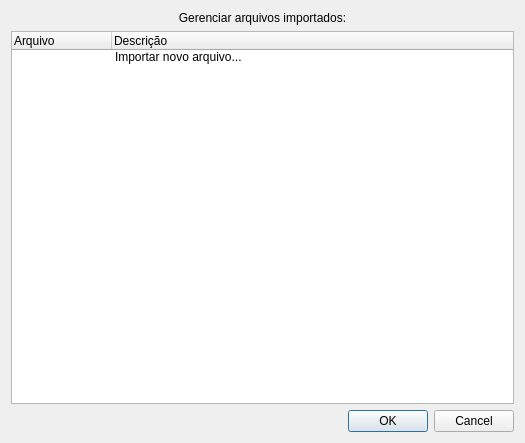
<?xml version="1.0" encoding="UTF-8"?>
<ui version="4.0">
 <class>EditImportedFilesDialog</class>
 <widget class="QDialog" name="EditImportedFilesDialog">
  <property name="geometry">
   <rect>
    <x>0</x>
    <y>0</y>
    <width>525</width>
    <height>443</height>
   </rect>
  </property>
  <property name="windowTitle">
   <string>Dialog</string>
  </property>
  <layout class="QVBoxLayout" name="verticalLayout">
   <item>
    <widget class="QLabel" name="editImportedFilesLabel">
     <property name="text">
      <string>Gerenciar arquivos importados:</string>
     </property>
     <property name="alignment">
      <set>Qt::AlignCenter</set>
     </property>
    </widget>
   </item>
   <item>
    <widget class="QTreeWidget" name="filesTree">
     <column>
      <property name="text">
       <string>Arquivo</string>
      </property>
     </column>
     <column>
      <property name="text">
       <string>Descrição</string>
      </property>
     </column>
     <item>
      <property name="text">
       <string/>
      </property>
      <property name="text">
       <string>Importar novo arquivo...</string>
      </property>
     </item>
    </widget>
   </item>
   <item>
    <widget class="QDialogButtonBox" name="buttonBox">
     <property name="orientation">
      <enum>Qt::Horizontal</enum>
     </property>
     <property name="standardButtons">
      <set>QDialogButtonBox::Cancel|QDialogButtonBox::Ok</set>
     </property>
    </widget>
   </item>
  </layout>
 </widget>
 <resources/>
 <connections>
  <connection>
   <sender>buttonBox</sender>
   <signal>accepted()</signal>
   <receiver>EditImportedFilesDialog</receiver>
   <slot>accept()</slot>
   <hints>
    <hint type="sourcelabel">
     <x>248</x>
     <y>254</y>
    </hint>
    <hint type="destinationlabel">
     <x>157</x>
     <y>274</y>
    </hint>
   </hints>
  </connection>
  <connection>
   <sender>buttonBox</sender>
   <signal>rejected()</signal>
   <receiver>EditImportedFilesDialog</receiver>
   <slot>reject()</slot>
   <hints>
    <hint type="sourcelabel">
     <x>316</x>
     <y>260</y>
    </hint>
    <hint type="destinationlabel">
     <x>286</x>
     <y>274</y>
    </hint>
   </hints>
  </connection>
 </connections>
</ui>
